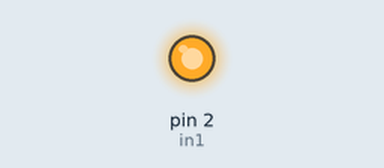
The sketch below on a simulated Arduino Uno, built with avr-gcc and run on an emulated ATmega328P. Shown: output pins drawn as LEDs (lit = HIGH).

Above: at 1.0 s.
At 5.5 s:
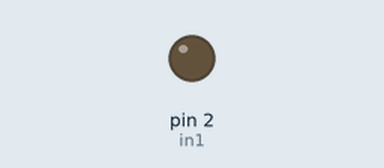
Timing chart, 0 to 6.9 s (numbered marks = the images above):
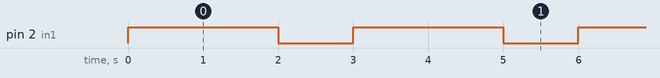

Measured:
- by itself, pin 2 (in1): alternates HIGH for 2.0 s and LOW for 1.0 s

The sketch:

01_blink.ino
```cpp
int in1=2;
void setup() {
  pinMode(in1, OUTPUT);
}

void loop() {
    digitalWrite(in1,HIGH);
    delay(2000);
    digitalWrite(in1,LOW);
    delay(1000);
}
```
